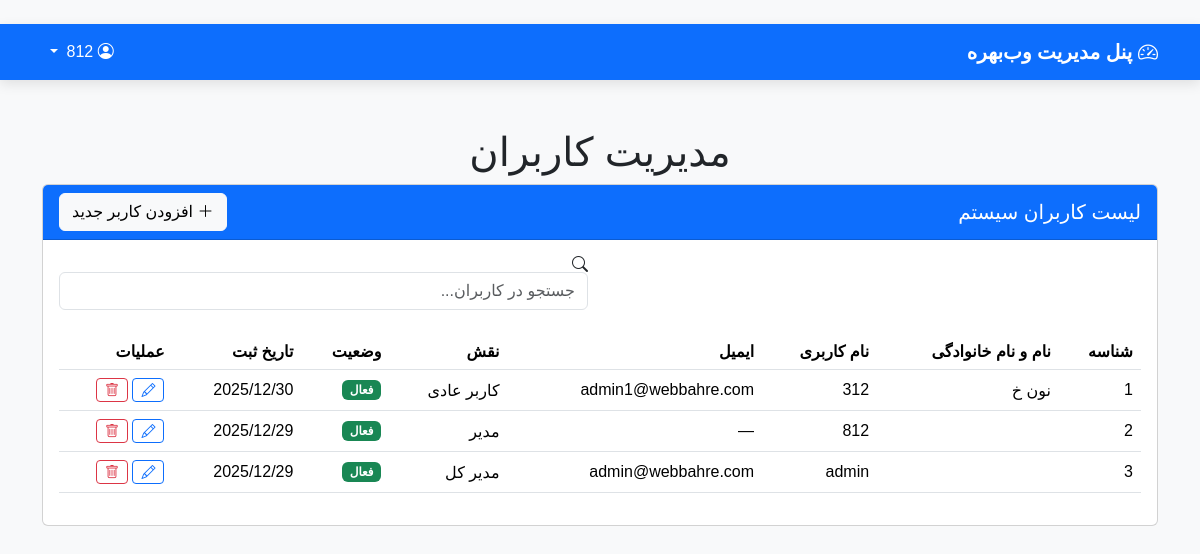
Screenshot of /users/list/ (signed in) with the database file from the repository.
### users/models.py (models this page shows, shortened)
class CustomUser(AbstractUser):
    ROLE_CHOICES = (
        ('manager', 'Manager'),
        ('staff', 'Staff'),
        ('employee', 'Employee'),
    )
    role = models.CharField(max_length=20, choices=ROLE_CHOICES, default='employee')
    phone_number = models.CharField(max_length=15, blank=True, null=True)
    is_staff_member = models.BooleanField(default=False)  # نقش سازمانی
    personel_code = models.CharField(max_length=15, blank=True, null=False)

### users/views.py (the view)
# urls.py: path('list/', views.UsersListView.as_view(), name='users_list'),  # تغییر به Class-Based
@method_decorator(staff_member_required, name='dispatch')
class UsersListView(ListView):
    model = get_user_model()
    template_name = 'admin/users_list.html'
    context_object_name = 'users'
    ordering = ['-date_joined']
    paginate_by = 20  # هر صفحه ۲۰ کاربر
    def get_queryset(self):
        return get_user_model().objects.all().order_by('-date_joined')

### templates/admin/users_list.html (shortened to what this page needs)
﻿{% extends 'admin/base_admin.html' %}
{% block content %}
    <h1 class="page-title text-center">مدیریت کاربران</h1>
    <div class="card">
        <div class="card-header bg-primary text-white d-flex justify-content-between align-items-center">
            <h5 class="mb-0">لیست کاربران سیستم</h5>
            <a href="{% url 'users:user_create' %}" class="btn btn-light btn-add">
                <i class="bi bi-plus-lg"></i> افزودن کاربر جدید
            </a>
        </div>
        <div class="card-body">
            <div class="row mb-4">
                <div class="col-md-6 offset-md-6">
                    <div class="search-wrapper">
                        <i class="bi bi-search"></i>
                        <input type="text" class="form-control search-input" placeholder="جستجو در کاربران..." id="searchInput">
                    </div>
                </div>
            </div>
            <div class="table-responsive">
                <table class="table table-hover align-middle">
                    <thead>
                        <tr>
                            <th>شناسه</th>
                            <th>نام و نام خانوادگی</th>
                            <th>نام کاربری</th>
                            <th>ایمیل</th>
                            <th>نقش</th>
                            <th>وضعیت</th>
                            <th>تاریخ ثبت</th>
                            <th>عملیات</th>
                        </tr>
                    </thead>
                    <tbody id="usersTableBody">
                        {% if users %}
                            {% for user in users %}
                            <tr>
                                <td>{{ forloop.counter }}</td>
                                <td>{{ user.first_name }} {{ user.last_name }}</td>
                                <td>{{ user.username }}</td>
                                <td>{{ user.email|default:"—" }}</td>
                                <td>
                                    {% if user.is_superuser %}
                                        مدیر کل
                                    {% elif user.is_staff %}
                                        مدیر
                                    {% else %}
                                        کاربر عادی
                                    {% endif %}
                                </td>
                                <td>
                                    {% if user.is_active %}
                                        <span class="badge bg-success">فعال</span>
                                    {% else %}
                                        <span class="badge bg-warning text-dark">غیرفعال</span>
                                    {% endif %}
                                </td>
                                <td>{{ user.date_joined|date:"Y/m/d" }}</td>
                                <td>
                                    <a href="{% url 'users:user_edit' user.id %}" class="btn btn-sm btn-outline-primary" title="ویرایش">
                                        <i class="bi bi-pencil"></i>
                                    </a>
                                    <button type="button" class="btn btn-sm btn-outline-danger" data-bs-toggle="modal" data-bs-target="#deleteModal{{ user.id }}" title="حذف">
                                        <i class="bi bi-trash"></i>
                                    </button>
                                </td>
                            </tr>
                            {% endfor %}
                        {% else %}
                            <tr>
                                <td colspan="8" class="text-center text-muted py-4">
                                    هنوز هیچ کاربری ثبت نشده است.
                                </td>
                            </tr>
                        {% endif %}
                    </tbody>
                </table>
            </div>
        </div>
    </div>
{% endblock %}

### templates/admin/base_admin.html (style rules this page uses)
body { font-family: 'Vazir', sans-serif; background-color: #f8f9fa; }

### rows the page displays
CustomUser: first_name "نون", last_name "خ", username "312", email "admin1@webbahre.com", is_superuser "کاربر عادی", is_active "فعال", date_joined "2025/12/30"
CustomUser: username "812", email "—", is_superuser "مدیر", is_active "فعال", date_joined "2025/12/29"
CustomUser: username "admin", email "admin@webbahre.com", is_superuser "مدیر کل", is_active "فعال", date_joined "2025/12/29"
